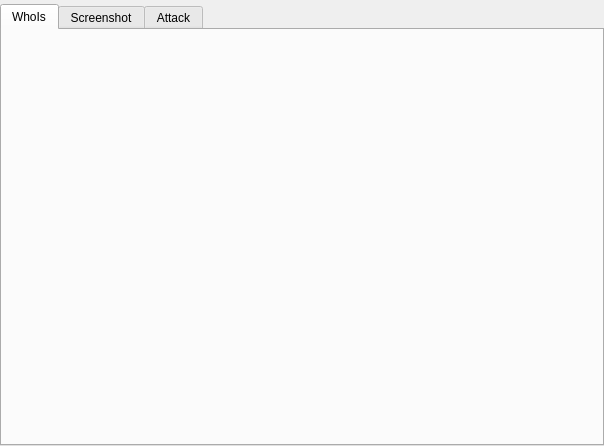
<?xml version="1.0" encoding="UTF-8"?>
<ui version="4.0">
 <class>SpecificAnalysis</class>
 <widget class="QWidget" name="SpecificAnalysis">
  <property name="geometry">
   <rect>
    <x>0</x>
    <y>0</y>
    <width>604</width>
    <height>446</height>
   </rect>
  </property>
  <property name="windowTitle">
   <string>Form</string>
  </property>
  <layout class="QVBoxLayout" name="verticalLayout">
   <property name="spacing">
    <number>0</number>
   </property>
   <property name="leftMargin">
    <number>0</number>
   </property>
   <property name="topMargin">
    <number>4</number>
   </property>
   <property name="rightMargin">
    <number>0</number>
   </property>
   <property name="bottomMargin">
    <number>0</number>
   </property>
   <item>
    <widget class="QTabWidget" name="tabWidget">
     <property name="currentIndex">
      <number>0</number>
     </property>
     <widget class="QWidget" name="tabWhoIs">
      <attribute name="title">
       <string>WhoIs</string>
      </attribute>
     </widget>
     <widget class="QWidget" name="tabScreenShot">
      <attribute name="title">
       <string>Screenshot</string>
      </attribute>
     </widget>
     <widget class="QWidget" name="tabAttack">
      <attribute name="title">
       <string>Attack</string>
      </attribute>
     </widget>
    </widget>
   </item>
  </layout>
 </widget>
 <resources/>
 <connections/>
</ui>
